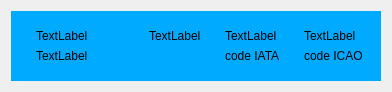
<?xml version="1.0" encoding="UTF-8"?>
<ui version="4.0">
 <class>Head_Interact_Airport</class>
 <widget class="QWidget" name="Head_Interact_Airport">
  <property name="geometry">
   <rect>
    <x>0</x>
    <y>0</y>
    <width>392</width>
    <height>80</height>
   </rect>
  </property>
  <property name="minimumSize">
   <size>
    <width>0</width>
    <height>0</height>
   </size>
  </property>
  <property name="maximumSize">
   <size>
    <width>16777215</width>
    <height>102</height>
   </size>
  </property>
  <property name="windowTitle">
   <string>Form</string>
  </property>
  <property name="styleSheet">
   <string notr="true"/>
  </property>
  <layout class="QGridLayout" name="gridLayout">
   <item row="0" column="0">
    <widget class="QWidget" name="horizontalWidget" native="true">
     <property name="styleSheet">
      <string notr="true">#horizontalWidget{
	background-color: rgb(0, 170, 255);
}</string>
     </property>
     <layout class="QHBoxLayout" name="horizontalLayout" stretch="1,15,5,5,5">
      <item>
       <layout class="QHBoxLayout" name="horizontalLayout_2">
        <item>
         <spacer name="horizontalSpacer">
          <property name="orientation">
           <enum>Qt::Horizontal</enum>
          </property>
          <property name="sizeHint" stdset="0">
           <size>
            <width>40</width>
            <height>20</height>
           </size>
          </property>
         </spacer>
        </item>
       </layout>
      </item>
      <item>
       <widget class="QWidget" name="horizontalWidget_3" native="true">
        <property name="styleSheet">
         <string notr="true">color: rgb(0, 0, 0);</string>
        </property>
        <layout class="QHBoxLayout" name="horizontalLayout_3">
         <item>
          <layout class="QVBoxLayout" name="verticalLayout">
           <item>
            <layout class="QVBoxLayout" name="verticalLayout_2">
             <item>
              <widget class="QLabel" name="lab_gName">
               <property name="text">
                <string>TextLabel</string>
               </property>
              </widget>
             </item>
            </layout>
           </item>
           <item>
            <layout class="QVBoxLayout" name="verticalLayout_3">
             <item>
              <widget class="QLabel" name="lab_enName">
               <property name="styleSheet">
                <string notr="true">font: italic 7pt &quot;Segoe UI&quot;;</string>
               </property>
               <property name="text">
                <string>TextLabel</string>
               </property>
              </widget>
             </item>
            </layout>
           </item>
          </layout>
         </item>
        </layout>
       </widget>
      </item>
      <item>
       <widget class="QWidget" name="horizontalWidget_4" native="true">
        <property name="styleSheet">
         <string notr="true">color: rgb(0, 0, 0);</string>
        </property>
        <layout class="QHBoxLayout" name="horizontalLayout_4">
         <item>
          <layout class="QVBoxLayout" name="verticalLayout_4">
           <item>
            <layout class="QVBoxLayout" name="verticalLayout_5">
             <item>
              <widget class="QLabel" name="lab_country">
               <property name="text">
                <string>TextLabel</string>
               </property>
              </widget>
             </item>
            </layout>
           </item>
           <item>
            <layout class="QVBoxLayout" name="verticalLayout_6">
             <item>
              <spacer name="horizontalSpacer_2">
               <property name="orientation">
                <enum>Qt::Horizontal</enum>
               </property>
               <property name="sizeHint" stdset="0">
                <size>
                 <width>40</width>
                 <height>20</height>
                </size>
               </property>
              </spacer>
             </item>
            </layout>
           </item>
          </layout>
         </item>
        </layout>
       </widget>
      </item>
      <item>
       <widget class="QWidget" name="horizontalWidget_5" native="true">
        <property name="styleSheet">
         <string notr="true">color: rgb(0, 0, 0);</string>
        </property>
        <layout class="QHBoxLayout" name="horizontalLayout_5">
         <item>
          <layout class="QVBoxLayout" name="verticalLayout_7">
           <item>
            <layout class="QVBoxLayout" name="verticalLayout_8">
             <item>
              <widget class="QLabel" name="lab_iataCode">
               <property name="text">
                <string>TextLabel</string>
               </property>
              </widget>
             </item>
            </layout>
           </item>
           <item>
            <layout class="QVBoxLayout" name="verticalLayout_9">
             <item>
              <widget class="QLabel" name="label_6">
               <property name="styleSheet">
                <string notr="true">font: italic 7pt &quot;Segoe UI&quot;;</string>
               </property>
               <property name="text">
                <string>code IATA</string>
               </property>
              </widget>
             </item>
            </layout>
           </item>
          </layout>
         </item>
        </layout>
       </widget>
      </item>
      <item>
       <widget class="QWidget" name="horizontalWidget_6" native="true">
        <property name="styleSheet">
         <string notr="true">color: rgb(0, 0, 0);</string>
        </property>
        <layout class="QHBoxLayout" name="horizontalLayout_6">
         <item>
          <layout class="QVBoxLayout" name="verticalLayout_10">
           <item>
            <layout class="QVBoxLayout" name="verticalLayout_11">
             <item>
              <widget class="QLabel" name="lab_icaoCode">
               <property name="text">
                <string>TextLabel</string>
               </property>
              </widget>
             </item>
            </layout>
           </item>
           <item>
            <layout class="QVBoxLayout" name="verticalLayout_12">
             <item>
              <widget class="QLabel" name="label_7">
               <property name="styleSheet">
                <string notr="true">font: italic 7pt &quot;Segoe UI&quot;;</string>
               </property>
               <property name="text">
                <string>code ICAO</string>
               </property>
              </widget>
             </item>
            </layout>
           </item>
          </layout>
         </item>
        </layout>
       </widget>
      </item>
     </layout>
    </widget>
   </item>
  </layout>
 </widget>
 <resources/>
 <connections/>
</ui>
